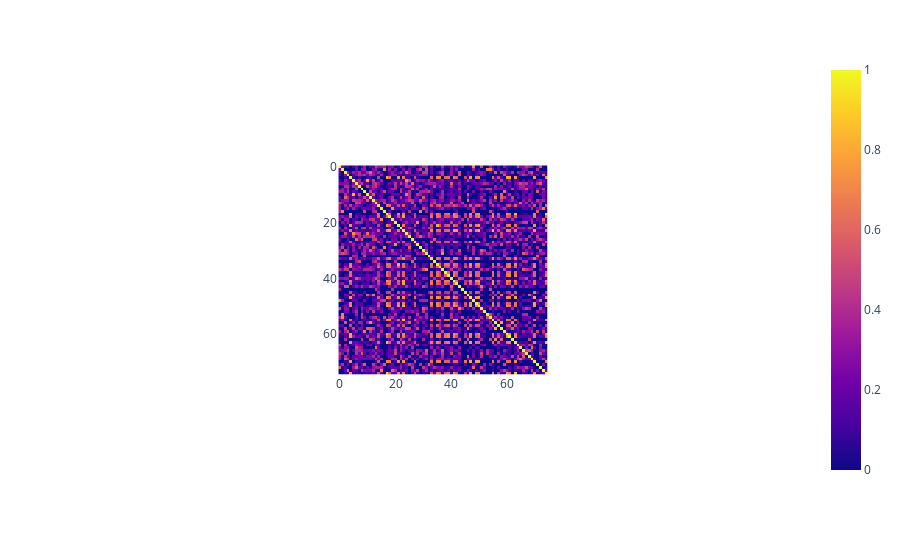

The notebook cell this image was saved under:
### Code cell
from sklearn.metrics.pairwise import cosine_similarity

user_cosine_similarity = cosine_similarity(matrix.fillna(0))
px.imshow(user_cosine_similarity)

### Figure 1 — Plotly figure (JSON) as saved in the notebook; plotly's stock layout.template omitted (floating-point values rounded to 4 significant figures; data arrays with more than 128 entries replaced by an {"elided": "..."} marker saying what was removed)
{"data": [{"coloraxis": "coloraxis", "hovertemplate": "x: %{x}<br>y: %{y}<br>color: %{z}<extra></extra>", "name": "0", "type": "heatmap", "xaxis": "x", "yaxis": "y", "z": {"elided": "75x75 float values"}}], "layout": {"autosize": true, "coloraxis": {"colorscale": [[0, "#0d0887"], [0.1111, "#46039f"], [0.2222, "#7201a8"], [0.3333, "#9c179e"], [0.4444, "#bd3786"], [0.5556, "#d8576b"], [0.6667, "#ed7953"], [0.7778, "#fb9f3a"], [0.8889, "#fdca26"], [1, "#f0f921"]]}, "margin": {"t": 60}, "xaxis": {"anchor": "y", "autorange": true, "constrain": "domain", "domain": [0.3558, 0.6442], "range": [-0.5, 74.5], "scaleanchor": "y"}, "yaxis": {"anchor": "x", "autorange": true, "constrain": "domain", "domain": [0, 1], "range": [74.5, -0.5]}}}
